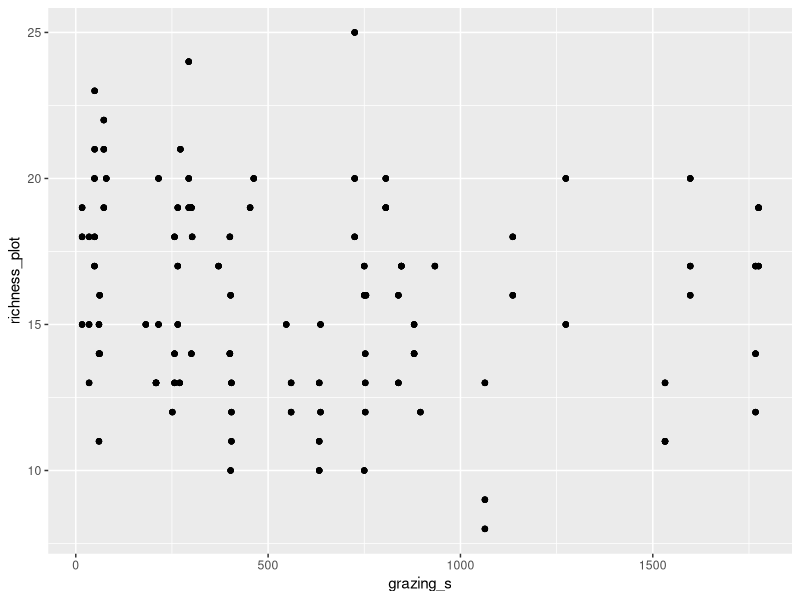
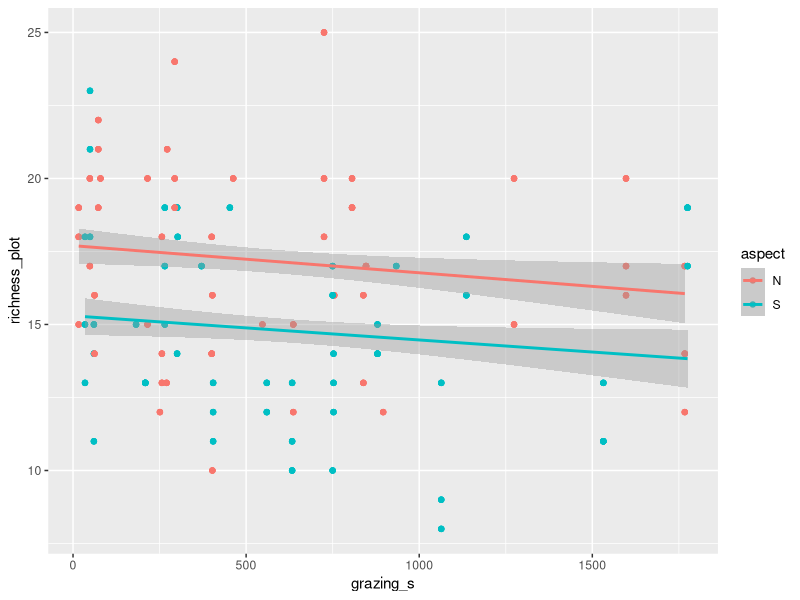
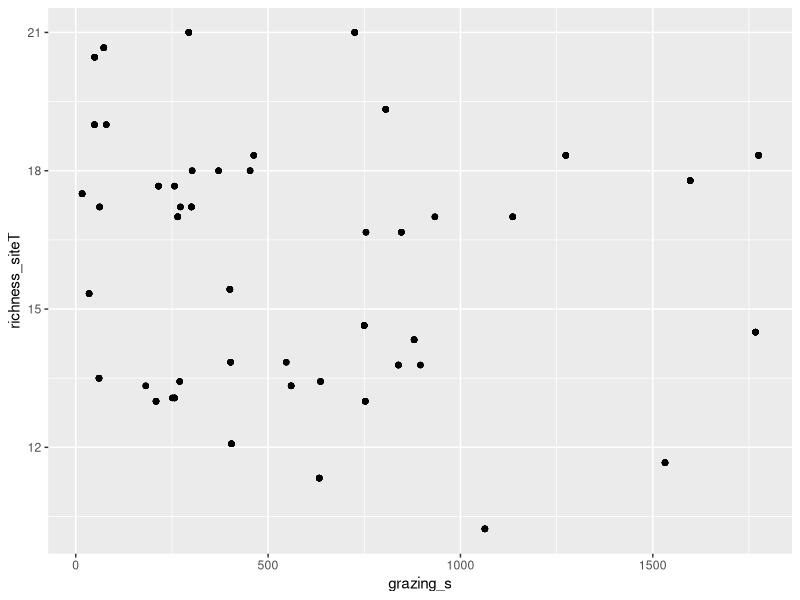
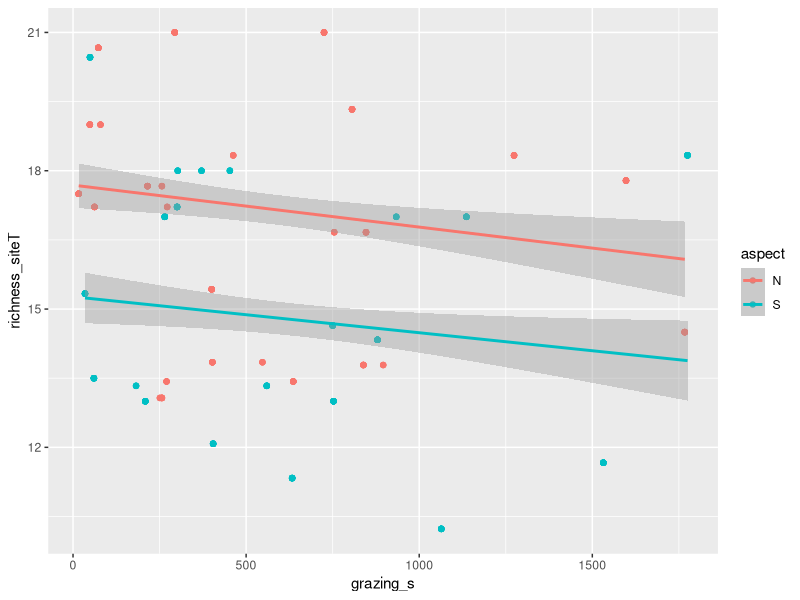
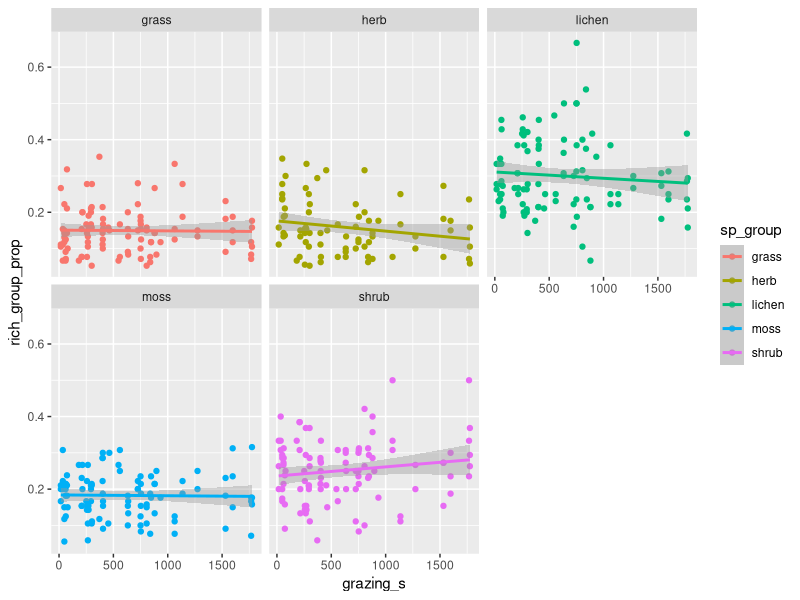
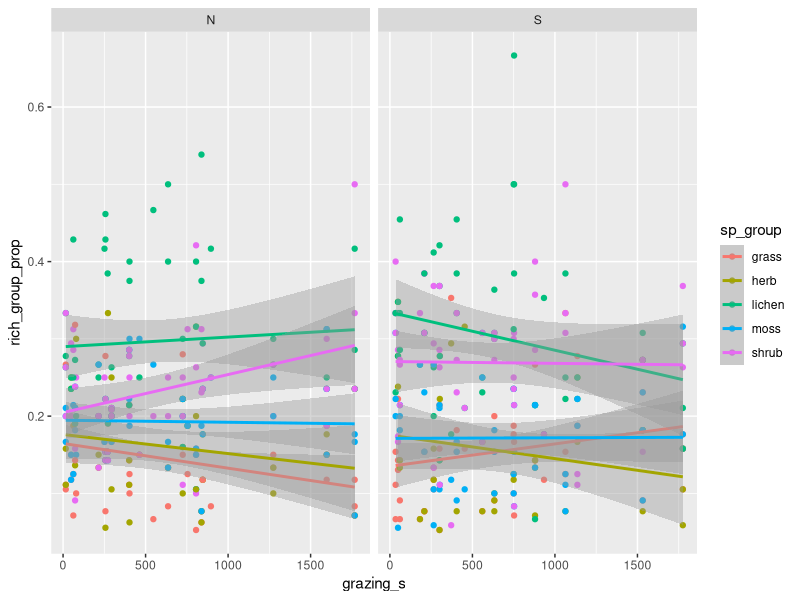
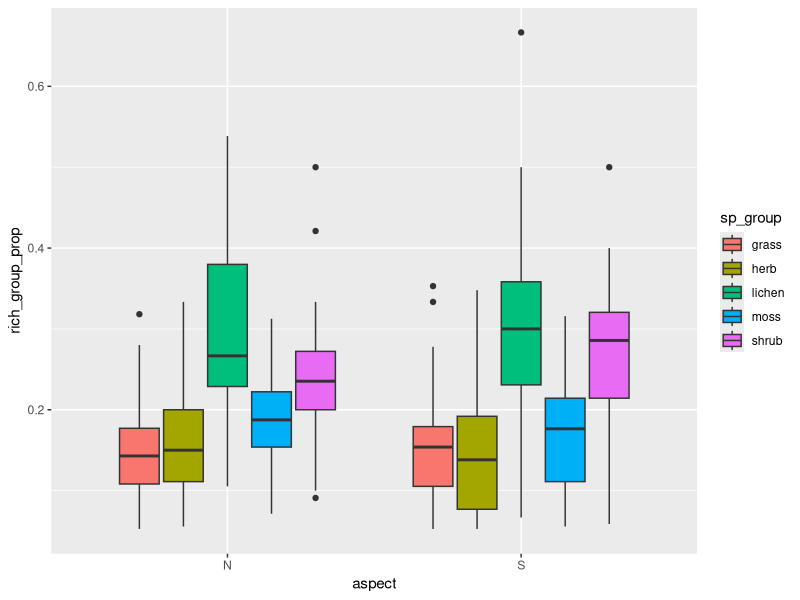
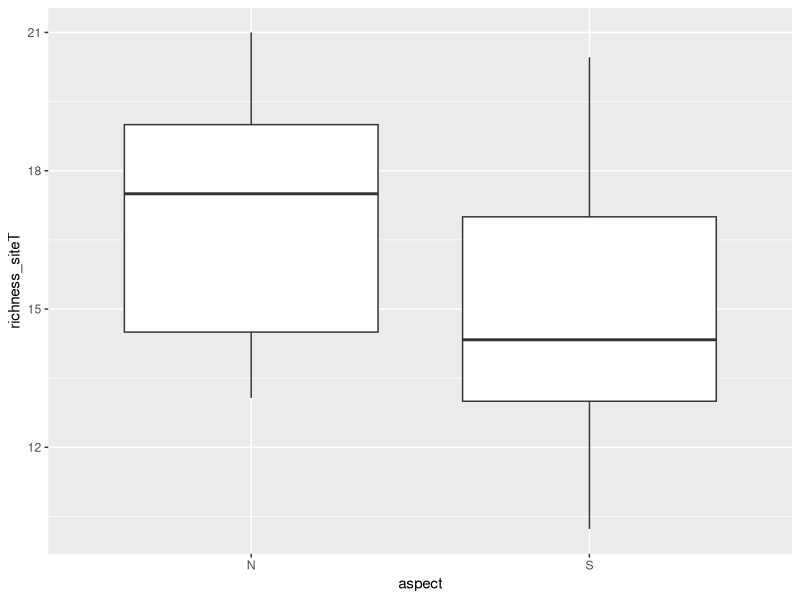

The R script that drew these images, in order: (Note: this script raises an error after producing the figures.)
## Data Exploration and Statistics ##
## For SU Master's Thesis in Landscape Ecology
## Emma Gemal
## Last updated 10/2/23

#### Library ----
library(MASS)
library(tidyverse)
library(lmtest)
library(lme4)
library(car)


#### Data Import ----
sites <- read.csv("Data/site_conditions.csv")
plots <- read.csv("Data/plots_tidy.csv")
coverage <- read.csv("Data/coverage.csv")

#### Data Exploration & Cleaning ----
view(sites)
view(plots)
view(coverage)

str(sites)   # change date to date, plot to cat, and maybe x and y coord to coordinates
str(plots)   # change date to date and check for spelling mistakes and duplicates
str(coverage)   # change date to date

### Editing import format  
sites <- sites %>% 
            mutate(date = as.Date(date, format = "%d/%m/%y"),
                   plot = as.character(plot)) %>% 
            mutate(aspect = case_when(grepl("S", site) ~ "S",
                                      grepl("N", site) ~ "N"))   # adding aspect
str(sites)            

plots <- plots %>% 
            mutate(date = as.Date(date, format = "%d/%m/%y"),
                   sp_group = as.factor(sp_group))
str(plots)

coverage <- coverage %>%  
              mutate(date = as.Date(date, format = "%d/%m/%y"),
                     sp_group = as.factor(sp_group))
str(coverage) 

### Checking species 
sort(unique(plots$sp_common))  # remove whitespace after words 
                               # "purple mountain heather" & "purple mountain-heath" 

sort(unique(plots$sp_latin))  # some don't have a latin name... not good 
                              # remove whitespace after words
                              # "Peltigera aphthosa" & "Peltigera apthosa" 
                              # "Pleurozium schereberi" & "Pleurozium schreberi"
                              # "Stereocaulon alpinus" & "Stereocaulon alpinum"
                              # "Stereocaulon sp," & "Stereocaulon sp."
                              # "Vaxinium uliginosum" & "Vaccinium uliginosum"

unique(coverage$sp_group)
unique(plots$sp_group)

### Editing species that had mistakes 
plots <- plots %>% 
            mutate(sp_common = ifelse(sp_common == "purple mountain-heath", 
                                      "purple mountain heather",
                                      sp_common)) %>% 
            mutate(sp_common = str_trim(sp_common, side = "right")) %>% 
            mutate(sp_latin = str_trim(sp_latin, side = "right")) %>% 
            mutate(sp_latin = ifelse(sp_latin == "Peltigera apthosa", "Peltigera aphthosa",
                                     sp_latin),
                   sp_latin = ifelse(sp_latin == "Pleurozium schereberi", "Pleurozium schreberi",
                                     sp_latin),
                   sp_latin = ifelse(sp_latin == "Stereocaulon alpinus", "Stereocaulon alpinum",
                                     sp_latin),
                   sp_latin = ifelse(sp_latin == "Stereocaulon sp,", "Stereocaulon sp.",
                                     sp_latin),
                   sp_latin = ifelse(sp_latin == "Vaxinium uliginosum", "Vaccinium uliginosum",
                                     sp_latin))

plots[(plots$sp_latin == ""), ]   # no latin name because they are "unknown"
plots <- plots %>%  
            mutate(sp_latin = ifelse(sp_latin == "", "unknown", sp_latin))

plots %>% group_by(plot_nr) %>% summarize(n = length(unique(sp_latin)))
plots %>% group_by(plot_nr) %>% summarize(n = length(sp_latin))  # same number of names = no duplicates


#### Variable Calculations ----
### Species richness
plots <- plots %>% 
            group_by(plot_nr) %>% 
            mutate(richness_plot = length(unique(sp_latin))) %>%   # overall per plot
            ungroup() %>% 
            group_by(site_nr) %>% 
            mutate(richness_site = length(unique(sp_latin))) %>%   # overall per site (no reps)
            ungroup() %>% 
            group_by(plot_nr, sp_group) %>% 
            mutate(richness_group = length(unique(sp_latin))) %>%   # per group per plot 
            ungroup()

richness <- plots %>% 
              group_by(plot_nr, site_nr, sp_group) %>% 
              summarize(richness_plot = mean(richness_plot),
                        richness_site = mean(richness_site),
                        richness_group = mean(richness_group),
                        avg_height = mean(avg_height)) %>% 
              ungroup() %>% 
              group_by(plot_nr) %>% 
              mutate(rich_group_prop = (richness_group/sum(richness_group))) %>% 
              ungroup() %>%
              group_by(site_nr) %>% 
              mutate(richness_siteT = mean(richness_plot))   # true richness per site (with reps)

# combining 'richness' with 'sites' to add grazing data 
grazing <- sites %>% dplyr::select(site_nr, plot_nr, plot, aspect, grazing_s)

richness <- left_join(richness, grazing)
str(richness)
richness <- as.data.frame(richness)

## Adding grazing data to 'coverage' 
coverage <- left_join(coverage, grazing)
str(coverage)


#### Initial Visualizations ----
## Richness
ggplot(richness, aes(x = grazing_s, y = richness_plot)) +   # richness with grazing 
  geom_point()

ggplot(richness, aes(x = grazing_s, y = richness_plot)) +   # N and S accounted for 
  geom_point(aes(color = aspect)) +
  stat_smooth(method = "lm", aes(color = aspect))

ggplot(richness, aes(x = grazing_s, y = richness_siteT)) +   # averaged across the plots
  geom_point()

ggplot(richness, aes(x = grazing_s, y = richness_siteT)) +   # averaged and aspect accounted for
  geom_point(aes(color = aspect)) +
  stat_smooth(method = "lm", aes(color = aspect))

ggplot(richness, aes(x = grazing_s, y = rich_group_prop)) +   # how proportions of groups changes
  geom_point(aes(color = sp_group)) +
  stat_smooth(method = "lm", aes(color = sp_group)) +
  facet_wrap(~sp_group)

ggplot(richness, aes(x = grazing_s, y = rich_group_prop)) +   # aspect accounted for 
  geom_point(aes(color = sp_group)) +
  stat_smooth(method = "lm", aes(color = sp_group)) +   
  facet_wrap(~aspect)

ggplot(richness, aes(x = aspect, y = rich_group_prop)) +   # relative species nr for each group 
  geom_boxplot(aes(fill = sp_group))                       # for N vs. S 

ggplot(richness, aes(x = aspect, y = richness_siteT)) +   # averaged richness N vs. S
  geom_boxplot()

## Coverage
ggplot(coverage, aes(x = grazing_s, y = coverage_perc)) +  # coverage of groups with grazing 
  geom_point(aes(color = sp_group)) +
  stat_smooth(method = "lm", se = F, aes(color = sp_group))

ggplot(coverage, aes(x = grazing_s, y = coverage_perc)) +  # differences for N vs. S
  geom_point(aes(color = sp_group)) +
  stat_smooth(method = "lm", se = F, aes(color = sp_group)) +
  facet_wrap(~aspect)

ggplot(coverage, aes(x = aspect, y = coverage_perc)) +   # coverage differences N vs. S
  geom_boxplot(aes(fill = sp_group))

## Veg height
ggplot(richness, aes(x = grazing_s, y = avg_height)) +  # height with grazing 
  geom_point() +
  stat_smooth(method = "lm")

ggplot(richness, aes(x = grazing_s, y = avg_height)) +   # height of N vs. S plots 
  geom_point(aes(color = aspect)) +
  stat_smooth(method = "lm", aes(color = aspect))

ggplot(richness, aes(x = aspect, y = avg_height)) +
  geom_boxplot()


#### Statistics ----
### Richness ~ Grazing 
# checking assumptions
hist(richness$richness_siteT)  # no clear distribution 
hist(richness$grazing_s)

# if I use 'richness_plot' then I use family = "poisson" 

rg1 <- lm(richness_siteT ~ grazing_s, data = richness)
plot(rg1)
shapiro.test(resid(rg1))   # p < 0.05 = not normal
bptest(rg1)  # p > 0.05 = no heteroskedasticity though 

## GLM 
rg_glm <- glm(richness_siteT ~ grazing_s, data = richness)
summary(rg_glm)
  # slope = -0.0009091 ± 0.0002444 
  # p = 0.000224 (SIGNIFICANT!) 

# calculating McFadden's R2 
with(summary(rg_glm), 1 - deviance/null.deviance)  # R2 = 0.027 (not a good model though)

### Models with aspect 
rga1 <- lm(richness_siteT ~ grazing_s + aspect, data = richness)
plot(rga1)
shapiro.test(resid(rga1))   # p < 0.05 = not normal (it's count data)
bptest(rga1)  # p < 0.05 = and heteroskedasticity

rga_glm <- glm(richness_siteT ~ grazing_s + aspect, data = richness)
summary(rga_glm)       ## USE THIS MODEL'S RESULTS ##
  # grazing: -0.000799 ± 0.000225, p = 0.000432 (SIGNIFICANT)
  # aspect SOUTH: -2.1257 ± 0.2284, p = < 2e-16 (SIGNIFICANT)

# calculating McFadden's R2 
with(summary(rga_glm), 1 - deviance/null.deviance)  # R2 = 0.176 (an ok model)

## Choosing the best model 
AIC(rg_glm, rga_glm)  # 'rga_glm' is the best 


### Height ~ Grazing
hist(richness$avg_height)  # right skewed (positive skew)

hg1 <- lm(avg_height ~ grazing_s, data = richness)
plot(hg1)
shapiro.test(resid(hg1))   # p < 0.05 = not normal (skewed)
bptest(hg1)  # p > 0.05 = no heteroskedasticity though 

## Transformations 
# log
hg2 <- lm(log(avg_height) ~ grazing_s, data = richness)
plot(hg2)
shapiro.test(resid(hg2))   # p < 0.05 = not normal
bptest(hg2)  # p > 0.05 = no heteroskedasticity 

# sqrt 
hg3 <- lm(sqrt(avg_height) ~ grazing_s, data = richness)
plot(hg3)
shapiro.test(resid(hg3))   # p < 0.05 = not normal, almost worse 
bptest(hg3)  # p > 0.05 = no heteroskedasticity 

# box-cox 
bc <- boxcox(hg1)
(lambda <- bc$x[which.max(bc$y)])  # extracting exact lambda for transformation 

hg4 <- lm(((avg_height^lambda-1)/lambda) ~ grazing_s, data = richness)
plot(hg4)
shapiro.test(resid(hg4))   # p < 0.05 = not normal, nothing works 
bptest(hg4)  # p > 0.05 = no heteroskedasticity 

## GLM    
hg_glm <- glm(avg_height ~ grazing_s, data = richness)
summary(hg_glm) 
  # slope = 0.00026 ± 0.000229
  # p = 0.255 (not significant)

# calculating McFadden's R2 
with(summary(hg_glm), 1 - deviance/null.deviance)  # R2 = 0.0027 (not a good model)

### Models with aspect 
hga1 <- lm(avg_height ~ grazing_s + aspect, data = richness)
plot(hga1)
shapiro.test(resid(hga1))   # p < 0.05 = not normal 
bptest(hga1)  # p < 0.05 = and heteroskedasticity 

hga_glm <- glm(avg_height ~ grazing_s + aspect, data = richness)
summary(hga_glm)        ## USE THIS MODEL'S RESULTS ##
  # grazing: 0.0002136 ± 0.000226, p = 0.344 (not significant)
  # aspect SOUTH: 0.9095 ± 0.2286, p = 8.02e-5 (SIGNIFICANT)

# calculating McFadden's R2 
with(summary(hga_glm), 1 - deviance/null.deviance)  # R2 = 0.0345 (not a good model)

## Choosing the best model 
AIC(hg_glm, hga_glm)  # 'hga_glm' is best


### Coverage ~ Grazing
ggplot(coverage, aes(x = coverage_perc)) +
  geom_histogram() +
  facet_wrap(~sp_group)   # very zero-inflated/ lots of low values 

cg1 <- lm(coverage_perc ~ grazing_s + sp_group, data = coverage)
plot(cg1)
shapiro.test(resid(cg1))   # p < 0.05 = not normal 
bptest(cg1)  # p < 0.05 = heteroskedasticity too  

cg2 <- lm(coverage_perc ~ grazing_s*sp_group, data = coverage)
plot(cg2)
shapiro.test(resid(cg2))   # p < 0.05 = not normal 
bptest(cg2)  # p < 0.05 = heteroskedasticity too  

## Transformations 
# sqrt 
cg3 <- lm(sqrt(coverage_perc) ~ grazing_s + sp_group, data = coverage)
plot(cg3)
shapiro.test(resid(cg3))   # p < 0.05 = not normal
bptest(cg3)  # p < 0.05 = and heteroskedasticity 

# 0's in data = log and boxcox don't work 

## GLM
cg_glm <- glm(coverage_perc ~ grazing_s + sp_group, data = coverage)
summary(cg_glm)
  # grazing (grass): -0.001615 ± 0.00237, p = 0.496 (not significant, expected)
  # herb coverage: -2.284 ± 4.414, p = 0.605 (not significant, large variation)
  # lichen coverage: 0.2565 ± 3.8339, p = 0.9467 (not significant, very large variation)
  # moss coverage: -2.881 ± 4.139, p = 0.4867 (not significant, large variation)
  # shrub coverage: 8.513 ± 4.1217, p = 0.0394 (SIGNIFICANT!)

# can't use Gamma distribution due to presence of non-positive data (0's)

### Models with aspect
cga1 <- lm(coverage_perc ~ grazing_s + sp_group + aspect, data = coverage)
plot(cga1)
shapiro.test(resid(cga1))   # p < 0.05 = not normal 
bptest(cga1)  # p < 0.05 = and heteroskedasticity 

cga_glm <- glm(coverage_perc ~ grazing_s + sp_group + aspect, data = coverage)
summary(cga_glm) 
 
cga_glm2 <- glm(coverage_perc ~ grazing_s + sp_group*aspect, data = coverage)
summary(cga_glm2)          ## USE THIS MODEL'S RESULTS ##
  # grazing: -0.001557 ± 0.00237, p = 0.5128 (not significant)
  # N herb coverage: -6.955 ± 6.1954, p = 0.26216 (not significant)
  # N lichen coverage: -3.9057 ± 5.2948, p = 0.46110 (not significant, large variation)
  # N moss coverage: -5.4507 ± 5.74815, p = 0.34349 (not significant)
  # N shrub coverage: -3.9716 ± 5.7564, p = 0.1392 (not significant, large variation)
  # aspect SOUTH: -9.3224 ± 6.2933, p = 0.7197 (not significant)
  # S herb coverage: 9.49658 ± 8.776, p = 0.2797 (not significant, large variation)
  # S lichen coverage: 8.41128 ± 7.6068, p = 0.269 (not significant, large variation)
  # S moss coverage: 5.1482 ± 8.219, p = 0.5314 (not significant, very large variation)
  # S shrub coverage: 25.0958 ± 8.16559, p = 0.00224 (SIGNIFICANT!)

## Choosing the best model 
AIC(cg_glm, cga_glm, cga_glm2)  # 'cga_glm2' is the best model


